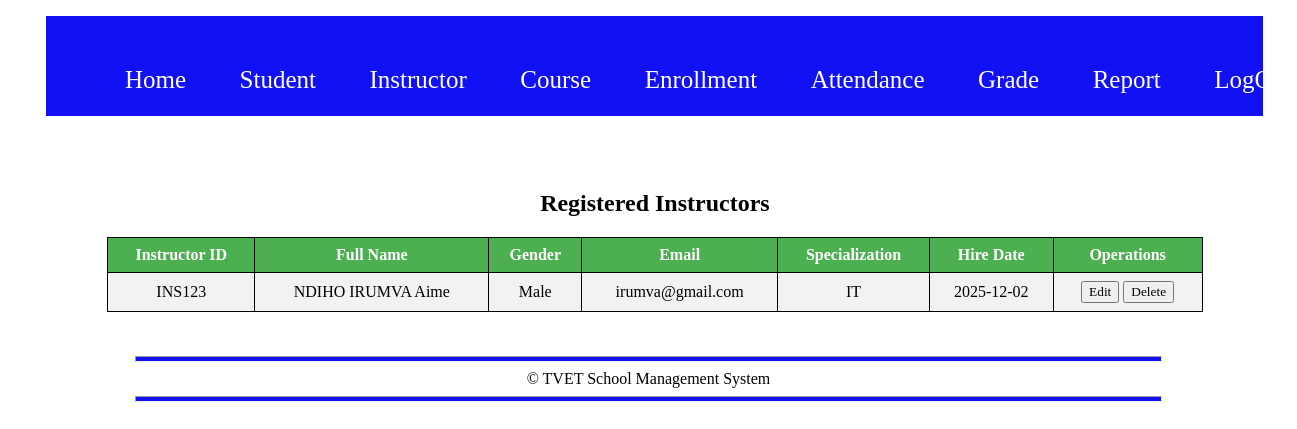
Page /VInstructor.php (signed in) on the committed database.
### tables this page shows
CREATE TABLE `instructor` (
  `Instructor_Id` varchar(10) NOT NULL,
  `Full_Name` varchar(200) NOT NULL,
  `Gender` varchar(15) NOT NULL,
  `Email` varchar(100) NOT NULL,
  `Specialization` varchar(50) NOT NULL,
  `Hire_Date` date NOT NULL
);

### VInstructor.php (the view, shortened to what this page needs)
<?php
require 'db.php';
$result = $conn->query("SELECT * FROM instructor ORDER BY Instructor_Id ASC");
?>
<!DOCTYPE html>
<html>
<head>
	<link rel="stylesheet" href="style.css">
</head>
<body>
	<div class="header">
		<div class="navbar">
		<ul>
			<li><a href="index.php">Home</a></li>
			<li><a href="#">Student</a>
			</li>
			<li><a href="#">Instructor</a>
			</li>
			<li><a href="#">Course</a>
			</li>
			<li><a href="#">Enrollment</a>
			</li>
            	<li><a href="#">Attendance</a>
			</li>
            	<li><a href="#">Grade</a>
			</li>
			<li><a href="#">Report</a>
			</li>
			<li><a href="logout.php">LogOut</a></li>
		</ul>
	    </div>
	</div>
<div class="content">
<center><br><br><br>
	<h2>Registered Instructors</h2>
	<?php if ($result->num_rows > 0): ?>
	<table>
		<tr>
			<th>Instructor ID</th>
			<th>Full Name</th>
			<th>Gender</th>
			<th>Email</th>
			<th>Specialization</th>
			<th>Hire Date</th>
			<th>Operations</th>
		</tr>
		<?php while($row = $result->fetch_assoc()): ?>
		<tr>
			<td><?= $row['Instructor_Id']; ?></td>
			<td><?= $row['Full_Name']; ?></td>
			<td><?= $row['Gender']; ?></td>
			<td><?= $row['Email']; ?></td>
			<td><?= $row['Specialization']; ?></td>
			<td><?= $row['Hire_Date']; ?></td>
			<td>
                <a href="EditInstructor.php?id=<?php echo urlencode($row['Instructor_Id']); ?>"><button>Edit</button></a>
                <a href="DeleteInstructor.php?id=<?php echo urlencode($row['Instructordocker --version_Id']); ?>" onclick="return confirm('Are you sure?');"><button>Delete</button></a>
            </td>
		</tr>
		<?php endwhile; ?>
	</table>
	<?php else: ?>
		<p style="color:red;">No Student Records Found</p>
	<?php endif; ?>
</center>
<br><br>
</div>
<div class="footer">
	<hr>
	<center>&copy; TVET School Management System</center>
	<hr>
</div>
</body>
</html>

### style.css (style rules this page uses)
* { font-family: cursive; text-decoration: none; }
.header { width: 95%; margin-left: 3%; height: 100px; background-color: rgb(17, 17, 243); }
.navbar { width: 100%; }
.navbar ul { display: flex; list-style: none; }
.navbar ul li { margin-left: 2%; font-size: 25px; margin-top: 50px; }
.navbar ul li a { padding: 15px; color: white; }
.content { width: 95%; height: auto; margin-left: 3%; border-radius: 20px; }
table { border-collapse: collapse; }
.footer { width: 100%; height: 60px; }
.footer hr { background-color: rgb(17, 17, 243); height: 4px; width: 80%; display: fixed; }

### VInstructor.php (style rules this page uses)
table { width: 90%; border-collapse: collapse; }
th, td { border: 1px solid black; padding: 8px; text-align: center; }
th { background: #4CAF50; color: white; }
tr:nth-child(even) { background: #f2f2f2; }

### rows in the picture
instructor: Instructor_Id "INS123", Full_Name "NDIHO IRUMVA Aime", Gender "Male", Email "irumva@gmail.com", Specialization "IT", Hire_Date "2025-12-02"
